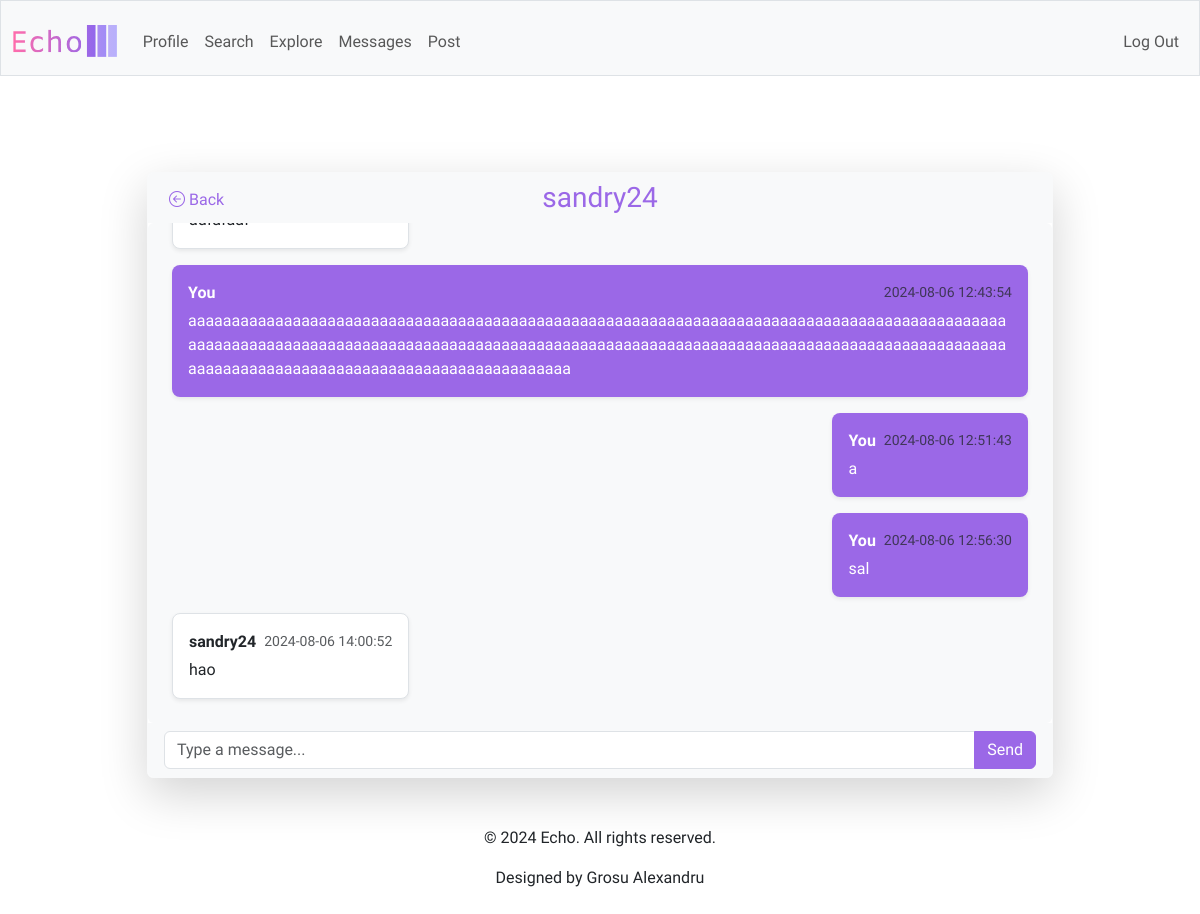
Page /messages/2 (signed in) on the committed database.
### tables this page shows
CREATE TABLE users (
    id INTEGER PRIMARY KEY AUTOINCREMENT,
    username TEXT UNIQUE NOT NULL,
    password_hash TEXT NOT NULL,
    bio TEXT,
    created_at TIMESTAMP DEFAULT CURRENT_TIMESTAMP
);

CREATE TABLE messages (
    id INTEGER PRIMARY KEY AUTOINCREMENT,
    conversation_id INTEGER NOT NULL,
    sender_id INTEGER NOT NULL,
    content TEXT NOT NULL,
    created_at TIMESTAMP DEFAULT CURRENT_TIMESTAMP,
    FOREIGN KEY (conversation_id) REFERENCES conversations(id),
    FOREIGN KEY (sender_id) REFERENCES users(id)
);

### app.py (the view)
@app.route('/messages/<int:conversation_id>')
@login_required
def conversation(conversation_id):
    user_id = session['user_id']
    messages = db.execute('''
        SELECT m.content, m.created_at, u.username
        FROM messages m
        JOIN users u ON m.sender_id = u.id
        WHERE m.conversation_id = ?
        ORDER BY m.created_at
    ''', conversation_id)
    other_user = db.execute('''
        SELECT u.username
        FROM conversation_participants cp
        JOIN users u ON cp.user_id = u.id
        WHERE cp.conversation_id = ? AND cp.user_id != ?
    ''', conversation_id, user_id)
    other_username = other_user[0]['username'] if other_user else "Unknown"
    return render_template('conversation.html', messages=messages,
                           conversation_id=conversation_id, other_username=other_username)

### app.py (called while the page is built)
@app.after_request
def after_request(response):
    response.headers["Cache-Control"] = "no-cache, no-store, must-revalidate"
    response.headers["Expires"] = 0
    response.headers["Pragma"] = "no-cache"
    return response

### helpers.py (called while the page is built)
def login_required(f):
    @wraps(f)
    def decorated_function(*args, **kwargs):
        if session.get("user_id") is None:
            return redirect("/login")
        return f(*args, **kwargs)
    return decorated_function

### templates/conversation.html (shortened to what this page needs)
{% extends "layout.html" %}
{% block main %}
    <div class="container mt-5">
        <div class="row justify-content-center">
            <div class="col-md-10">
                <div class="card shadow-lg border-light">
                    <div class="card-header d-flex align-items-center bg-light border-bottom-0 position-relative">
                        <a href="{{ url_for('messages') }}" class="btn btn-link text-decoration-none purple position-absolute top-0 start-0 mt-2 ms-2">
                            <i class="bi bi-arrow-left-circle"></i> Back
                        </a>
                        <div class="d-flex justify-content-center w-100">
                            <h3 class="mb-0 purple">
                                <a href="{{ url_for('profile', username=other_username) }}" class="text-decoration-none purple">
                                    {{ other_username }}
                                </a>
                            </h3>
                        </div>
                    </div>
                    <div class="card-body p-4 bg-light rounded" id="messageContainer" style="max-height: 500px; overflow-y: auto;">
                        {% if messages %}
                            <div class="d-flex flex-column gap-3">
                                {% for message in messages %}
                                    {% if message['username'] == session['username'] %}
                                        <div class="d-flex justify-content-end">
                                            <div class="bg-purple text-white p-3 rounded-3 shadow-sm text-break text-start">
                                                <div class="d-flex justify-content-between align-items-center">
                                                    <strong>You</strong>
                                                    <small class="text-muted ms-2">{{ message['created_at'] }}</small>
                                                </div>
                                                <p class="mb-0 mt-1">{{ message['content'] }}</p>
                                            </div>
                                        </div>
                                    {% else %}
                                        <div class="d-flex justify-content-start">
                                            <div class="bg-white border p-3 rounded-3 shadow-sm text-break text-start">
                                                <div class="d-flex justify-content-between align-items-center">
                                                    <strong>{{ message['username'] }}</strong>
                                                    <small class="text-muted ms-2">{{ message['created_at'] }}</small>
                                                </div>
                                                <p class="mb-0 mt-1">{{ message['content'] }}</p>
                                            </div>
                                        </div>
                                    {% endif %}
                                {% endfor %}
                            </div>
                        {% else %}
                            <div class="d-flex justify-content-center align-items-center" style="height: 100px;">
                                <p class="text-center text-muted">No messages yet. Start the conversation by saying something like "Hello!"</p>
                            </div>
                        {% endif %}
                    </div>
                    <div class="card-footer bg-light border-top-0">
                        <form action="{{ url_for('send_message', conversation_id=conversation_id) }}" method="post">
                            <div class="input-group">
                                <input type="text" name="content" autocomplete="off" class="form-control" placeholder="Type a message..." aria-label="Type a message..." aria-describedby="button-addon2" required>
                                <button class="btn btn-primary" type="submit" id="button-addon2">Send</button>
                            </div>
                        </form>
                    </div>
                </div>
            </div>
        </div>
    </div>
{% endblock %}

### static/styles.css (style rules this page uses)
body { font-family: "Amiko", sans-serif; }
.purple { color: #9b68e7; }
.bg-purple { background-color: #9b68e7; }
.btn-primary, .btn-primary:active:focus { background-color: #9b68e7; border-color: #9b68e7; color: #fff; }

### rows in the picture
users: username "sandry24"
messages: created_at "2024-08-06 12:43:54", content "aaaaaaaaaaaaaaaaaaaaaaaaaaaaaaaaaaaaaaaaaaaaaaaaaaaaaaaaaaaaaaaaaaaaaaaaaaaaaaaaaaaaaaaaaaaaaaaaaaaaaaaaaaaaaaaaaaaaaaaaaaaaaaaaaaaaaaaaaaaaaaaaaaaaaaaaaaaaaaaaaaaaaaaaaaaaaaaaaaaaaaaaaaaaaaaaaaaaaaaaaaaaaaaaaaaaaaaaaaaaaaaaaaaaaaaa"
messages: created_at "2024-08-06 12:51:43", content "a"
messages: created_at "2024-08-06 12:56:30", content "sal"
messages: username "sandry24", created_at "2024-08-06 14:00:52", content "hao"
